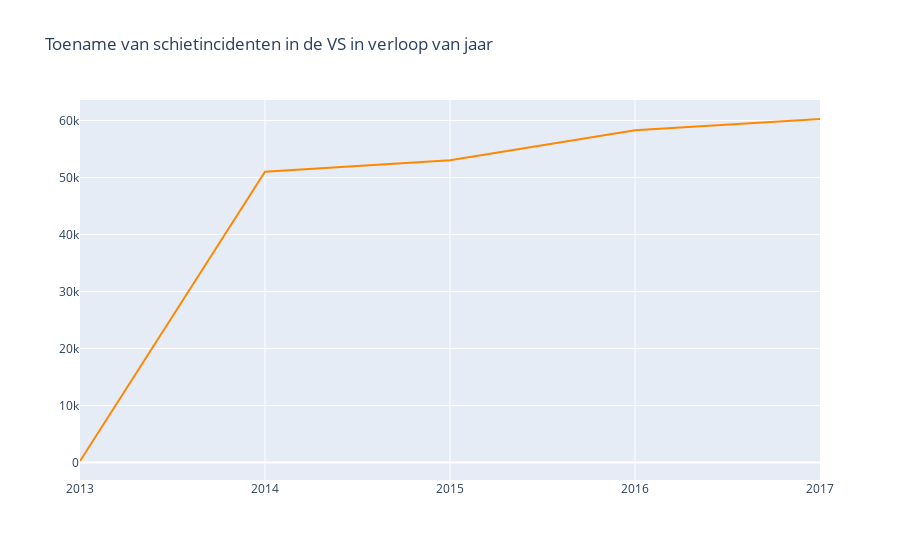

Notebook cell for this chart:
### Markdown cell above
## Introductie

### Code cell
gv['date'] = pd.to_datetime(gv['date'])

gv13 = gv[gv['date'].dt.year == 2013]
gv14 = gv[gv['date'].dt.year == 2014]
gv15 = gv[gv['date'].dt.year == 2015]
gv16 = gv[gv['date'].dt.year == 2016]
gv17 = gv[gv['date'].dt.year == 2017]

x = [2013, 2014, 2015, 2016, 2017]
y = [len(gv13), len(gv14), len(gv15), len(gv16), len(gv17)]

fig = go.Figure(data=go.Scatter(x=x, y=y, mode='lines', line=dict(color='#ff8800')))
fig.update_xaxes(
    ticktext=x,
    tickvals=[x[i] for i in range(len(x))],
    tickmode='array',
)

# fig.update_layout(xaxis_title='Jaar<br><br>Figuur 1. Toename van schietincidenten in de VS in verloop van jaar<br><br><sup>De y-as geeft het aantal schietincidenten weer per tienduizenden. De x-as geeft de periode 2013-2017 in jaren weer.<br>In de periode van 2013-2017 is het aantal schietincidenten in de VS toegenomen. Een uitschieter is het jaar 2013, <br>omdat de organisatie in dit jaar begon met het bijhouden van schietincidenten.</br></sup>', 
#                   yaxis_title='Aantal schietincidenten'
# )

fig.update_layout(title = 'Toename van schietincidenten in de VS in verloop van jaar')

fig.show()

### Figure 1 — Plotly figure (JSON) as saved in the notebook; plotly's stock layout.template omitted (floating-point values rounded to 4 significant figures)
{"data": [{"line": {"color": "#ff8800"}, "mode": "lines", "type": "scatter", "x": [2013, 2014, 2015, 2016, 2017], "y": [272, 51016, 53041, 58266, 60259]}], "layout": {"title": {"text": "Toename van schietincidenten in de VS in verloop van jaar"}, "xaxis": {"tickmode": "array", "ticktext": [2013, 2014, 2015, 2016, 2017], "tickvals": [2013, 2014, 2015, 2016, 2017]}}}
